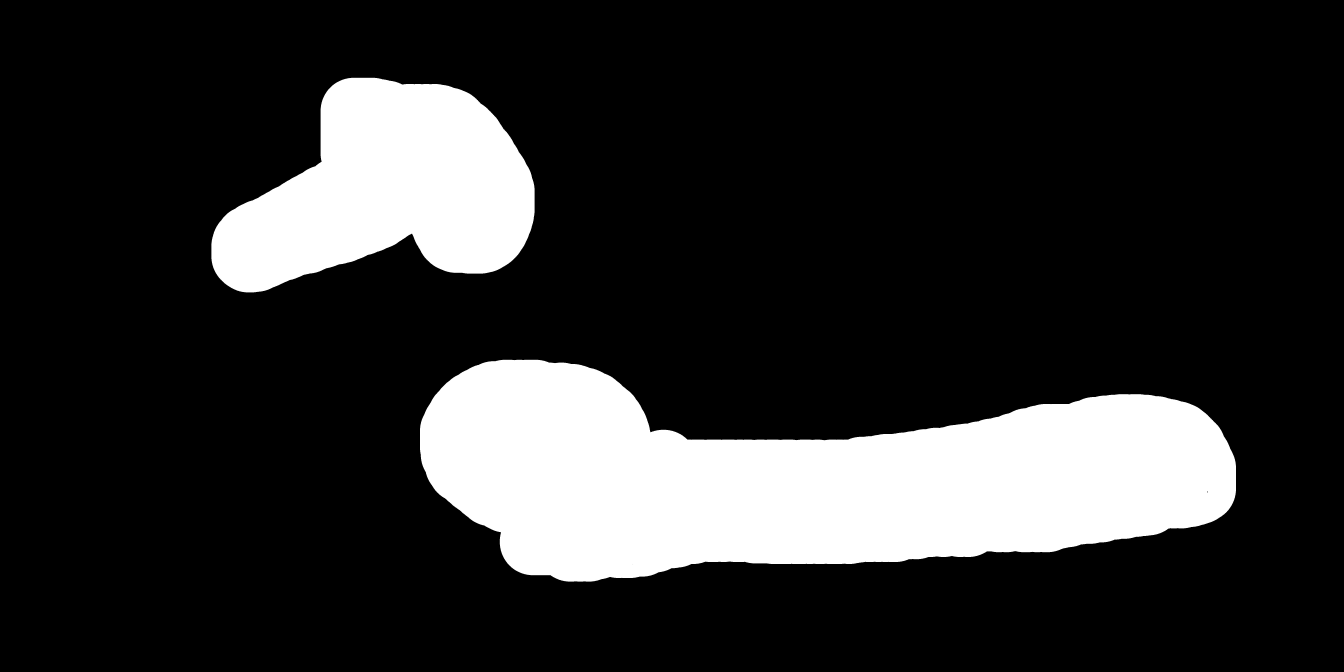
#> input picture polygon_form_mask/mask.jpg, 6720 x 3360 px (shown at 1/5 size)
$ python tst.py
#> lines starting #> are read from the running program, lines starting #| are printed output that depends on the picture; after the words box and inside, x2 and y2 are one past the last pixel; in counts of white or black regions, pixels touching at a corner belong together
### polygon_form_mask/utils.py
import cv2
import numpy as np
import json
from itertools import combinations
from shapely.geometry import Polygon


def load_mask_image(image_path):
    """
    Load an image from disk and convert it to grayscale.
    Args:
        image_path: str, path to the image file
    Returns:
        A grayscale image as a NumPy array
    """
#> called with image_path = 'mask.jpg'
    return cv2.imread(image_path, cv2.IMREAD_GRAYSCALE)
#> returned value is the input picture: shape (3360, 6720); min 0, max 255, mean 45.5


def convert_mask_to_binary(mask, threshold_value):
    """
    Convert a grayscale mask image to a binary image using a threshold value.
    Args:
        mask: ndarray, a grayscale image as a NumPy array
        threshold_value: float, threshold value used to convert the mask image to binary
    Returns:
        A binary image as a NumPy array
    """
#> called with threshold_value = 128
    mask[mask > threshold_value] = 255
    mask[mask < threshold_value] = 0
#> mask: shape (3360, 6720); 17.9% white; 2 white regions, box (x1, y1, x2, y2) and area: (2100, 1799, 6180, 2908) 2922306, (1057, 389, 2673, 1462) 1110194
    return cv2.threshold(mask, threshold_value, 1, cv2.THRESH_BINARY)[1]
#> returned value: shape (3360, 6720); values 0 (black) and 1 (white), 17.9% white; 2 white regions


def generate_polygons_from_contours(contours, epsilon):
    """
    Generates polygons from contours.
    Args:
        contours: list, a list of contour points as NumPy arrays
        epsilon: float, the approximation accuracy parameter
    Returns:
        A list of polygon vertices as NumPy arrays
    """
    print(len(contours))
    polygons = []
    for contour in contours:
        # Fit a polygon to the detected contour with at least 4 points
        polygon = cv2.approxPolyDP(contour, epsilon=epsilon * cv2.arcLength(contour, True), closed=True)
        polygon = polygon.squeeze().tolist()
        # Append polygon to list of polygons
        polygons.append(polygon)
    return polygons


def draw_polygons_on_image(image, polygons, color=(0, 0, 255), thickness=2):
    """
    Draw polygons on an image.
    Args:
        image: ndarray, an input image as a NumPy array
        polygons: list, a list of polygon vertices as NumPy arrays
        color: tuple, color of the polygon edges in BGR format
        thickness: int, thickness of the polygon edges in pixels
    Returns:
        An output image as a NumPy array with polygons drawn on it
    """
    output_image = cv2.cvtColor(image, cv2.COLOR_GRAY2BGR)
    for polygon in polygons:
        points = np.array(polygon).reshape((-1, 1, 2)).astype(np.int32)
        output_image = cv2.polylines(output_image, [points], True, color, thickness=thickness)
    return output_image


def resize_image(image, width, height):
    """
    Resize an image.
    Args:
        image: ndarray, an input image as a NumPy array
        width: int, the desired width of the output image
        height: int, the desired height of the output image
    Returns:
        A resized image as a NumPy array
    """
    return cv2.resize(image, (width, height))


def save_polygons_to_json(polygons, output_path):
    """
    Save a list of polygons to a JSON file.
    Args:
        polygons: list, a list of polygon vertices as NumPy arrays
        output_path: str, path to the output .json file
    """
    data = {}

    for i in range(len(polygons)):
        data[str(i + 1)] = polygons[i]
    with open(output_path, 'w') as f:
        json.dump(data, f)


def get_combinations(input_list, k):
    """
    Returns all possible combinations of k elements from the input_list.

    Args:
    input_list (list): A list of elements to choose from.
    k (int): The number of elements in each combination.

    Returns:
    A list of tuples, where each tuple is a combination of k elements from the input_list.
    """
    return list(combinations(input_list, k))


def calculate_iou(poly1, poly2):
    """
    Calculates the Intersection over Union (IoU) between two polygons.

    Args:
    poly1 (list): A list of (x, y) coordinates that define the vertices of the first polygon.
    poly2 (list): A list of (x, y) coordinates that define the vertices of the second polygon.

    Returns:
    The IoU between the two polygons as a percentage.
    """
    # Convert the polygons to shapely objects
    poly1 = Polygon(poly1).buffer(0)
    poly2 = Polygon(poly2).buffer(0)

    # Calculate the intersection and union of the polygons
    intersection = poly1.intersection(poly2).area
    union = poly1.union(poly2).area

    # Calculate the IoU as the ratio of intersection to union
    iou = (intersection / union) * 100

    return iou


def extract_best_fit_quadrilaterals(polygons):
    """
    Extracts a four-point polygon from each polygon in the input list that has the highest IoU with the original polygon.

    Args:
    polygons (list): A list of polygons, where each polygon is a list of (x, y) coordinates that define its vertices.

    Returns:
    A list of four-point polygons, where each polygon is a list of (x, y) coordinates that define its vertices.
    """
    new_polygons = []

    for sub_poly in polygons:
        max_overlap = 0
        max_polygon = None
        k = 4
        poly_list = get_combinations(sub_poly, k)
        for poly_4p in poly_list:
            poly_4p = list(poly_4p)
            overlap = calculate_iou(sub_poly, poly_4p)
            if overlap > max_overlap:
                max_overlap = overlap
                max_polygon = poly_4p
        new_polygons.append(max_polygon)

    return new_polygons

### polygon_form_mask/tst.py
from utils import *

if __name__ == '__main__':
    mask_path = 'mask.jpg'
    # Load mask image
    mask = load_mask_image(mask_path)

    # Convert mask to binary image
    binary_mask = convert_mask_to_binary(mask, threshold_value=128)

    # Find contours
    contours, hierarchy = cv2.findContours(binary_mask.astype(np.uint8), cv2.RETR_EXTERNAL, cv2.CHAIN_APPROX_SIMPLE)
#> contours = 2 contours; box (x1, y1, x2, y2) and area: (2100, 1799, 6180, 2908) 2917815, (1057, 389, 2673, 1462) 1108072

    # Generate polygons
    polygons = generate_polygons_from_contours(contours, epsilon=0.01)
#| 2
#> the loop in generate_polygons_from_contours, `for contour in contours:` made 2 passes
#> after the loop in generate_polygons_from_contours, `for contour in contours:`: polygons = 2 items
#> polygons = 2 items

    polygons = extract_best_fit_quadrilaterals(polygons)
#> the loop in extract_best_fit_quadrilaterals, `for sub_poly in polygons:` made 2 passes
#> k on pass 1: 4

    # Draw polygons on image
    output_image = draw_polygons_on_image(mask, polygons)
#> the loop in draw_polygons_on_image, `for polygon in polygons:` made 2 passes
#> polygon on passes 1 to 2: [[2100, 2141], [2571, 2847], [6018, 2622], [5743, 1974]], [[1086, 1376], [2619, 1229], [2347, 468], [1740, 391]]

    # Resize output image
    output_image = resize_image(output_image, width=800, height=600)
#> in resize_image, `return cv2.resize(image, (width, height))`:
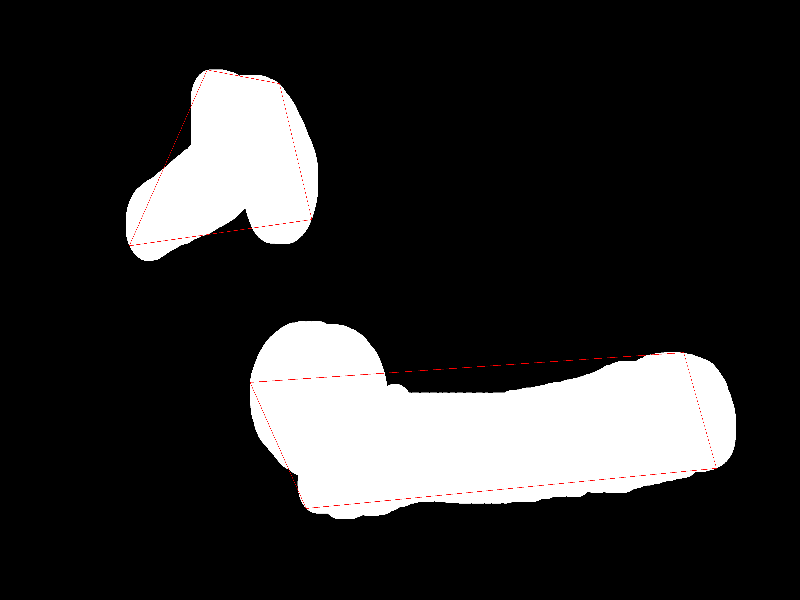
#> returned value: shape (600, 800, 3); mean of channels 0, 1, 2 45.2, 45.2, 45.7; drawn as B, G, R

    # Save polygons to JSON file
    save_polygons_to_json(polygons, output_path='polygons.json')
#> the loop in save_polygons_to_json, `for i in range(len(polygons)):` made 2 passes

    # Display output image
    cv2.imshow('Output Image', output_image)
    cv2.waitKey(0)
    cv2.destroyAllWindows()
